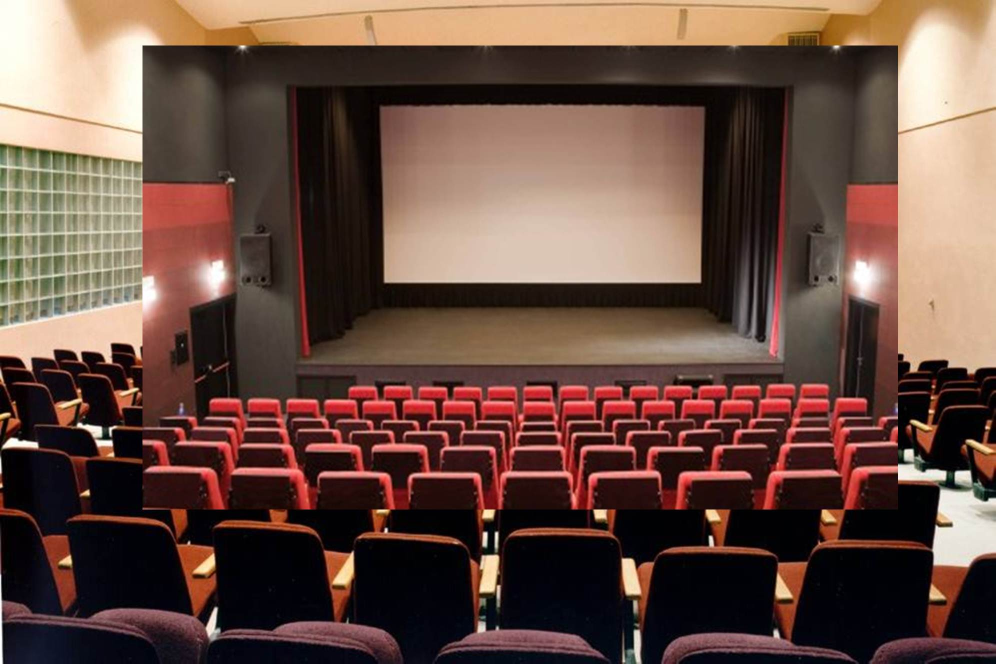
%> input picture SourceImage/theater1_combi.jpg, 1991 x 1327 px (shown at 1/2 size)
$ octave extract_bound.m   (GNU Octave 9; MATLAB toolbox functions it lacks are replaced by stand-ins)
%> lines starting %> are read from the running program, lines starting %| are printed output that depends on the picture
%function Bgi = extract_bound( )
% Get the bounding box coordinates
Igi=imread('SourceImage/theater1_combi.jpg');
%> Igi is the input picture: size 1327x1991x3 uint8; mean R, G, B 104.6, 77.2, 66.6
Ig=imread('SourceImage/theater1_guide.jpg');
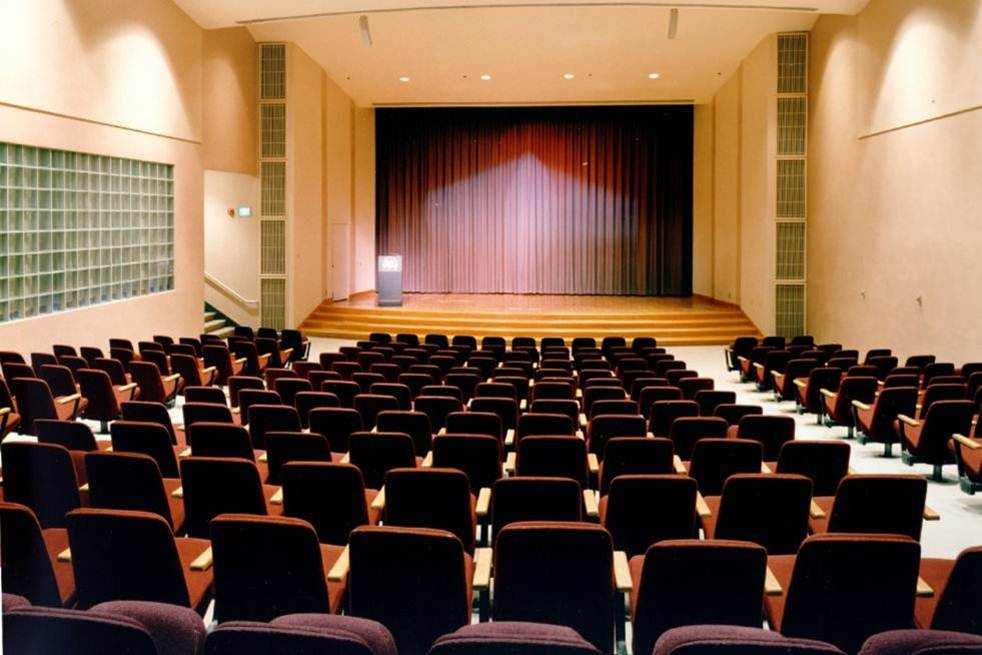
%> input picture SourceImage/theater1_guide.jpg, 982 x 655 px
%> Ig is the input picture: size 655x982x3 uint8; mean R, G, B 119.2, 90.3, 69.4
Ii=imread('SourceImage/theater1_input.jpg');
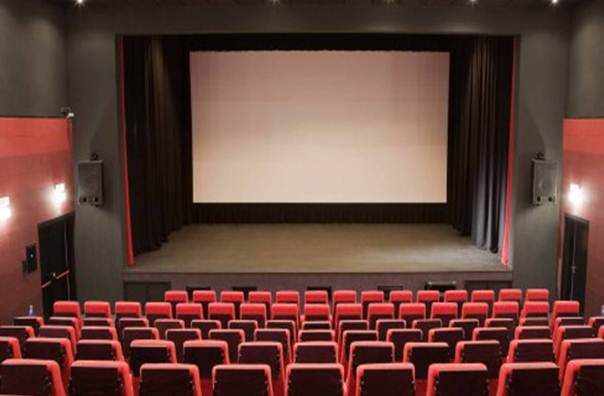
%> input picture SourceImage/theater1_input.jpg, 604 x 396 px
%> Ii is the input picture: size 396x604x3 uint8; mean R, G, B 100.3, 66.6, 58.4

Rect=zeros(2,2,2);

% 285,91 Top left
% 1796,91 Top right
% 286,1019 Bottom left
% 1796,1019 Bottom right
width=604
height=396
Iiresz=imresize(Ii,[height width]);

imshow(Igi);
figure,imshow(Ig);
%figure,imshow(Ii);
%figure,imshow(Iiresz);
%end

% %function Bgi = extract_bound( )
% % Get the bounding box coordinates
% Igi=imread('SourceImage/gate1_combi.jpg');
% Ig=imread('SourceImage/gate1_guide.jpg');
% Ii=imread('SourceImage/gate1_input.jpg');
%
% Rect=zeros(2,2,2);
%
% % 265,392 Top left
% % 1341,392 Top right
% % 266,1106 Bottom left
% % 1341,1106 Bottom right
% width=1075
% height=714
% Iiresz=imresize(Ii,[height width]);
%
% imshow(Igi);
% figure,imshow(Ig);
% figure,imshow(Ii);
% figure,imshow(Iiresz);
% %end
